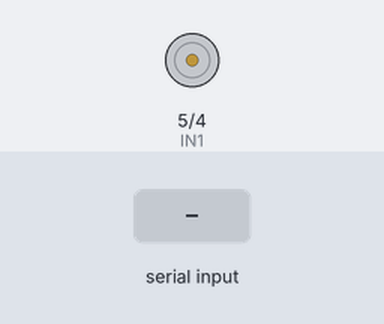
The sketch below on a simulated Arduino Uno, built with avr-gcc and run on an emulated ATmega328P. Shown: motor-driver pin pairs drawn as motors (green arrow = first pin HIGH = forward, orange = second pin HIGH = backward, longer = more drive). The inputs (shaded band) are chosen by the test bench.

Above: at 1.2 s.
1.3 s: "q" received over Serial
At 1.7 s:
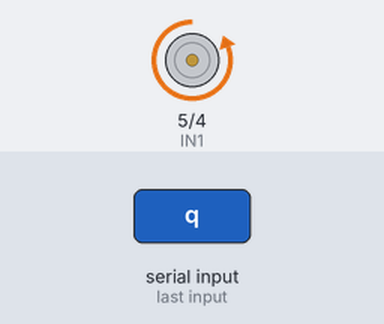
Timing chart, 0 to 4.3 s (numbered marks = the images above; inputs shaded):
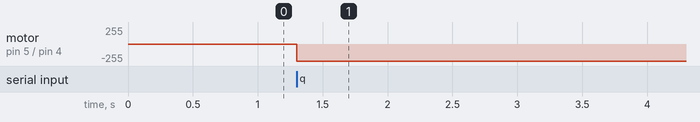

The sketch:

08.ino
```cpp
#include <Arduino.h>

char key;          // Character for reading serial input
int IN1 = 5;       // Motor control pin 1
int IN2 = 4;       // Motor control pin 2
bool motorActive = false; // Flag to check if motor is active

void setup() {
    Serial.begin(9600);         // Initialize serial communication
    pinMode(IN1, OUTPUT);       // Set motor control pins as outputs
    pinMode(IN2, OUTPUT);
    digitalWrite(IN1, LOW);     // Set initial motor state to off
    digitalWrite(IN2, LOW);
}

void loop() {
    if (Serial.available()) {
        key = Serial.read();    // Read character from serial
    } else {
        key = 'z';              // Default value if no key is pressed
    }

    // Check if 'q' is pressed to activate the motor
    if (key == 'q' && !motorActive) {
        motorActive = true;     // Prevent multiple activations
        digitalWrite(IN1, LOW); // Turn motor left
        digitalWrite(IN2, HIGH);
        delay(60000);           // Run motor for 1 minute
        digitalWrite(IN1, LOW); // Stop motor
        digitalWrite(IN2, LOW);
        motorActive = false;    // Reset flag
    }
}
```

Measured:
- after the input at 1.3 s, motor on pin 5 (IN1) / pin 4 (IN2): stopped → backward 255/255 at once
